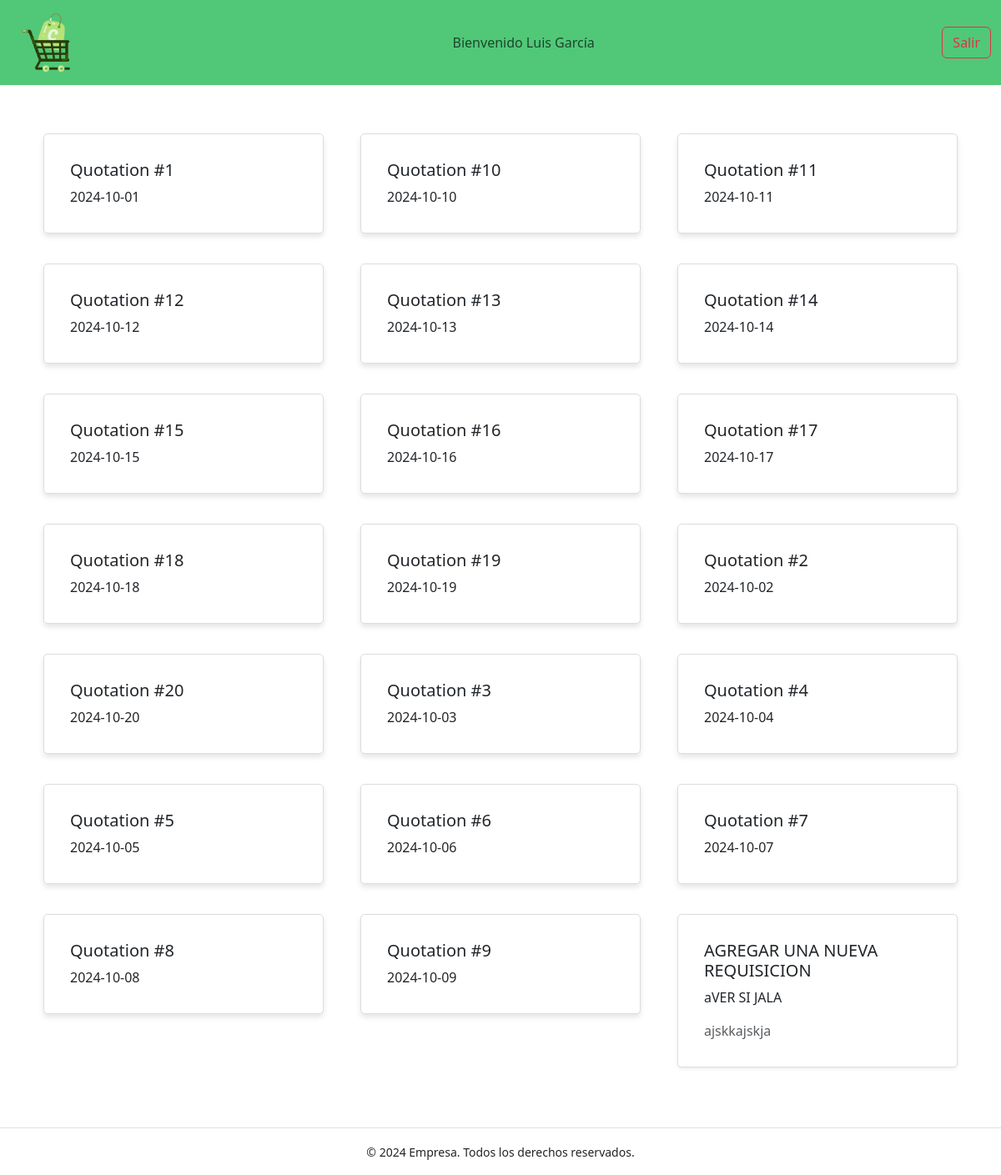
The page /php/quotation.php (signed in) on the database its author committed.
### tables this page shows
CREATE TABLE `quotation` (
  `id` varchar(8) NOT NULL,
  `issueDate` date DEFAULT NULL,
  `total` float(10,2) DEFAULT NULL,
  `subtotal` float(10,2) DEFAULT NULL,
  `supplierId` int DEFAULT NULL,
  `file` longblob
);

### php/quotation.php (the view, shortened to what this page needs)
<!DOCTYPE html>
<html lang="es">
<head>
    <link href="https://cdn.jsdelivr.net/npm/bootstrap@5.3.2/dist/css/bootstrap.min.css" rel="stylesheet">
    <link href="../css/estilosReq.css" rel="stylesheet" >
</head>
<body>
<nav class="navbar navbar-expand-lg">
  <div class="container-fluid d-flex align-items-center justify-content-between">
    <a class="navbar-brand d-flex align-items-center" href="#">
      <img src="../images/logoNoL.png" alt="Bootstrap" width="90" class="me-2 mt-n1 mb-n1"></a>
    <ul class="navbar-nav mx-auto">
      <li class="nav-item">
        <span class="navbar-text">
        <?php
        echo "Bienvenido " . $_SESSION["firstName"] . " " . $_SESSION["lastName"];
        ?>
        </span>
      </li>
    </ul>
    <form class="d-flex" role="search">
  <a href="controladorCS.php" class="btn btn-outline-danger">Salir</a>
</form>
  </div>
</nav>
<div class="container my-5">
    <div class="row">
        <?php
        include "conexion_bd.php";
        $query = "SELECT id, issueDate FROM quotation";
        $result = $conexion->query($query);
        if ($result->num_rows > 0) {
            while ($row = $result->fetch_assoc()) {
                echo '
                <div class="col-md-4 mb-3">
                    <div class="card ola" data-id="' . $row['id'] . '" style="cursor: pointer;">
                        <div class="card-body">
                            <h5 class="card-title">Quotation #' . $row['id'] . '</h5>
                            <p class="card-text">' . $row['issueDate'] . '</p>
                        </div>
                    </div>
                </div>';
            }
        }
        ?>
        <div class="col-md-4">
                    <div class="card mb-4 shadow-sm" onclick="mostrarModal()">
                        <div class="card-body">
                            <h5 class="card-title">AGREGAR UNA NUEVA REQUISICION</h5>
                            <p class="card-text">aVER SI JALA</p>
                            <p class="card-text text-muted">ajskkajskja</p>
                        </div>
                    </div>
                </div>
    </div>
</div>
    <footer class="text-center py-3 border-top">
        <small>&copy; 2024 Empresa. Todos los derechos reservados.</small>
    </footer>
</body>
</html>

### css/estilosReq.css (style rules this page uses)
.card { border: 1px solid #ddd; border-radius: 5px; padding: 15px; margin: 10px; box-shadow: 0 4px 6px rgba(0, 0, 0, 0.1); cursor: pointer; }
body { background-color: #ffffff; }
.navbar { background-color: #50C878; }
.card { transition: transform 0.2s; }

### rows shown on the page
quotation: id "1", issueDate "2024-10-01"
quotation: id "10", issueDate "2024-10-10"
quotation: id "11", issueDate "2024-10-11"
quotation: id "12", issueDate "2024-10-12"
quotation: id "13", issueDate "2024-10-13"
quotation: id "14", issueDate "2024-10-14"
quotation: id "15", issueDate "2024-10-15"
quotation: id "16", issueDate "2024-10-16"
quotation: id "17", issueDate "2024-10-17"
quotation: id "18", issueDate "2024-10-18"
quotation: id "19", issueDate "2024-10-19"
quotation: id "2", issueDate "2024-10-02"
quotation: id "20", issueDate "2024-10-20"
quotation: id "3", issueDate "2024-10-03"
quotation: id "4", issueDate "2024-10-04"
quotation: id "5", issueDate "2024-10-05"
quotation: id "6", issueDate "2024-10-06"
quotation: id "7", issueDate "2024-10-07"
quotation: id "8", issueDate "2024-10-08"
quotation: id "9", issueDate "2024-10-09"

### other values the page prints
$_SESSION["firstName"] "Luis"
$_SESSION["lastName"] "García"
